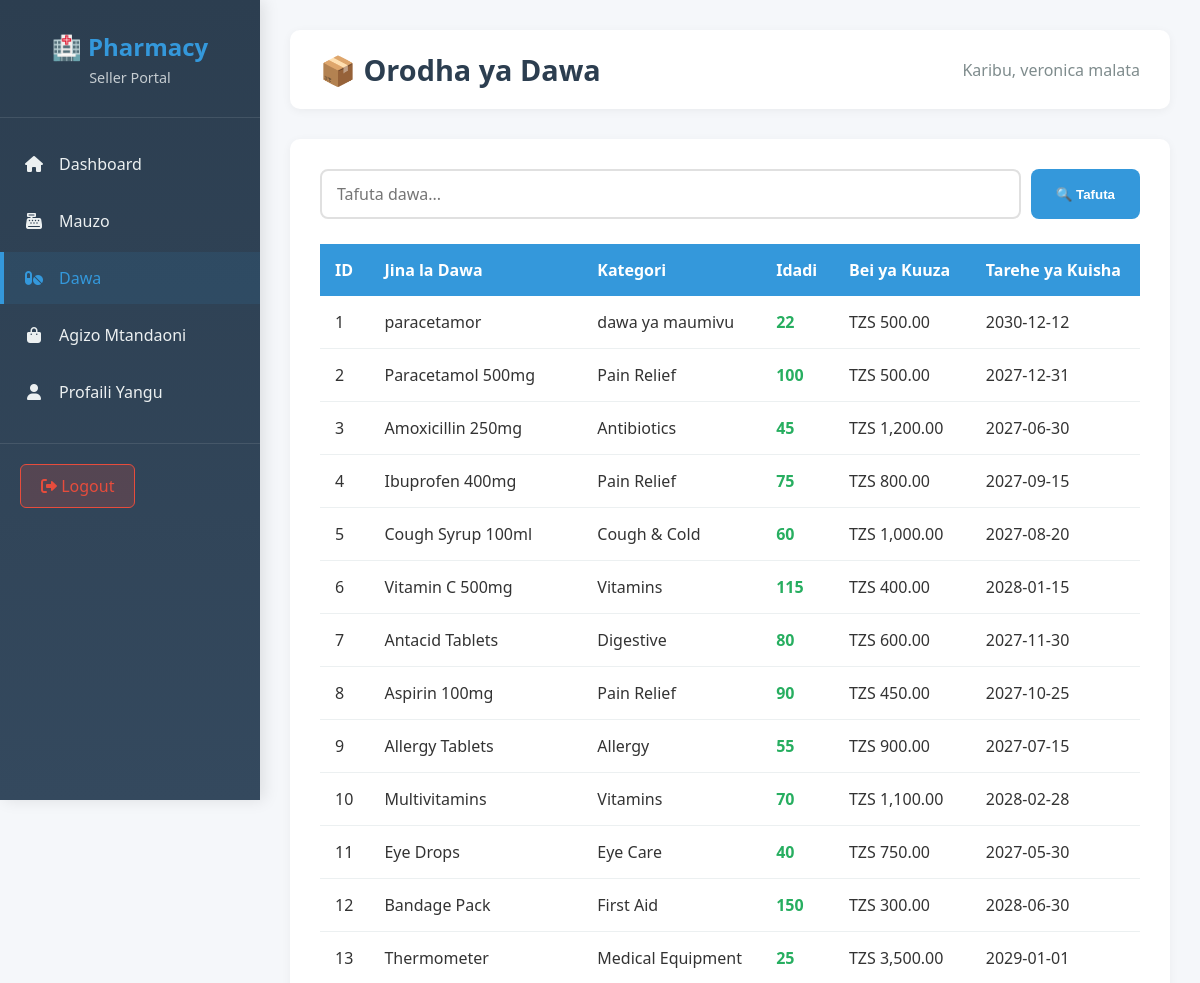
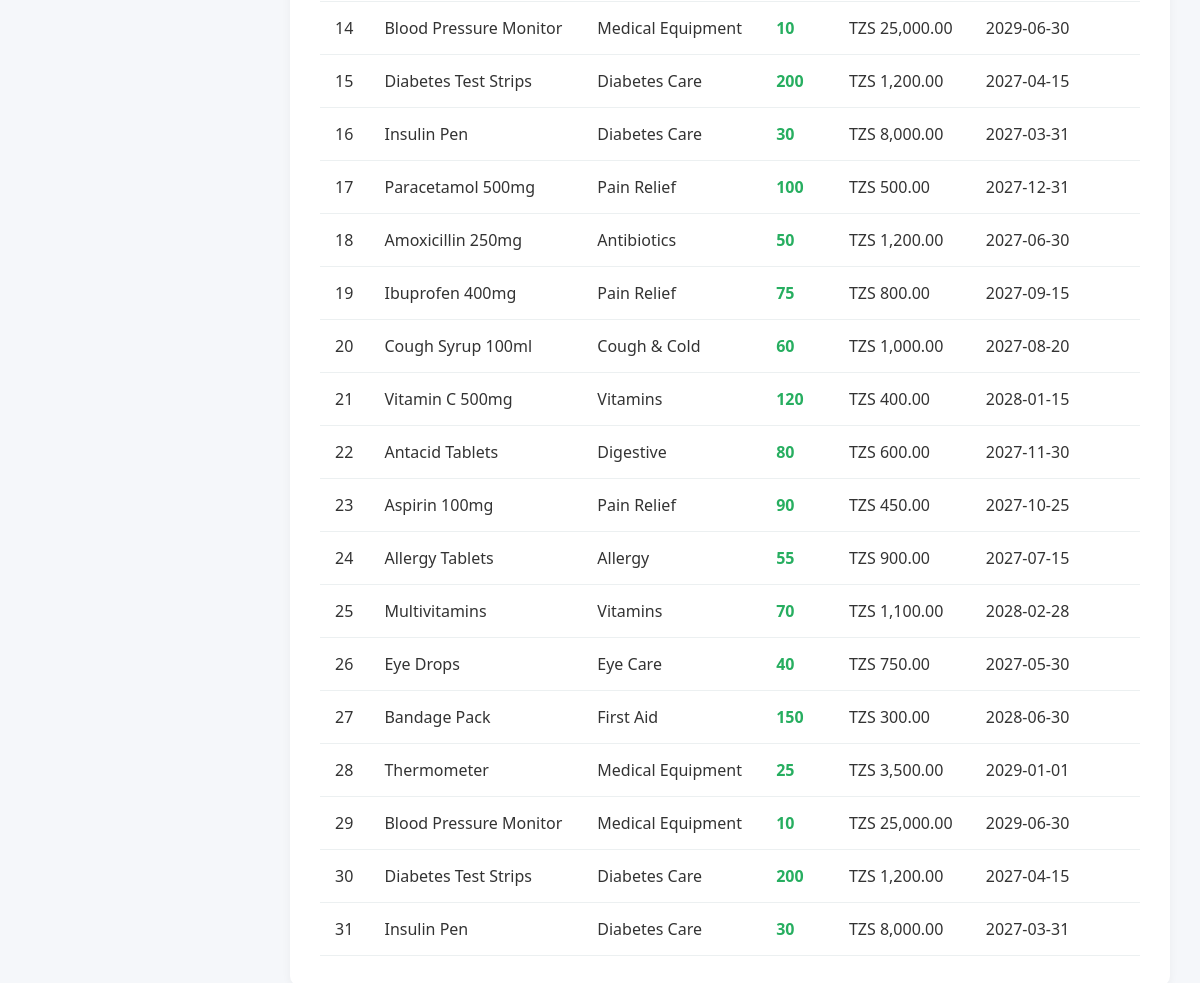
The app's page /seller_medicines.php (signed in) with its own data (2 pictures, top to bottom).
### tables this page shows
CREATE TABLE `medicines` (
  `medicine_id` int(11) NOT NULL AUTO_INCREMENT,
  `medicine_name` varchar(100) DEFAULT NULL,
  `category` varchar(50) DEFAULT NULL,
  `description` text DEFAULT NULL,
  `quantity` int(11) DEFAULT NULL,
  `reorder_point` int(11) DEFAULT 10,
  `supplier_id` int(11) DEFAULT NULL,
  `last_restocked` date DEFAULT NULL,
  `buying_price` decimal(10,2) DEFAULT NULL,
  `selling_price` decimal(10,2) DEFAULT NULL,
  `expiry_date` date DEFAULT NULL,
  PRIMARY KEY (`medicine_id`)
);

### seller_medicines.php (the view, shortened to what this page needs)
<?php
include("config.php");
if(isset($_GET['search'])){
    $search = $_GET['search'];
    $search_param = "%$search%";
    $sql = "SELECT * FROM medicines WHERE medicine_name LIKE ?";
    $stmt = mysqli_prepare($conn, $sql);
    mysqli_stmt_bind_param($stmt, "s", $search_param);
    mysqli_stmt_execute($stmt);
    $result = mysqli_stmt_get_result($stmt);
} else {
    $result = mysqli_query($conn, "SELECT * FROM medicines");
}
?>
<!DOCTYPE html>
<html>
<head>
    <link rel="stylesheet" href="style.css">
    <link rel="stylesheet" href="https://cdnjs.cloudflare.com/ajax/libs/font-awesome/6.0.0/css/all.min.css">
</head>
<body>
<div class="admin-panel">
    <div class="sidebar">
        <div class="sidebar-header">
            <h1>🏥 Pharmacy</h1>
            <p>Seller Portal</p>
        </div>
        <div class="sidebar-menu">
            <ul>
                <li><a href="seller_dashboard.php"><i class="fas fa-home"></i> <span>Dashboard</span></a></li>
                <li><a href="seller_sales.php"><i class="fas fa-cash-register"></i> <span>Mauzo</span></a></li>
                <li><a href="seller_medicines.php" class="active"><i class="fas fa-pills"></i> <span>Dawa</span></a></li>
                <li><a href="seller_orders.php"><i class="fas fa-shopping-bag"></i> <span>Agizo Mtandaoni</span></a></li>
                <li><a href="seller_profile.php"><i class="fas fa-user"></i> <span>Profaili Yangu</span></a></li>
            </ul>
        </div>
        <div class="sidebar-footer">
            <a href="logout.php" class="logout-btn"><i class="fas fa-sign-out-alt"></i> Logout</a>
        </div>
    </div>
    <div class="main-content">
        <div class="top-header">
            <h2>📦 Orodha ya Dawa</h2>
            <div class="user-info">
                <span>Karibu, <?php echo $_SESSION['fullname']; ?></span>
            </div>
        </div>
        <div class="container">
            <form method="GET" class="search-form">
                <input type="text" name="search" placeholder="Tafuta dawa...">
                <button type="submit">🔍 Tafuta</button>
            </form>
            <table>
                <thead>
                    <tr>
                        <th>ID</th>
                        <th>Jina la Dawa</th>
                        <th>Kategori</th>
                        <th>Idadi</th>
                        <th>Bei ya Kuuza</th>
                        <th>Tarehe ya Kuisha</th>
                    </tr>
                </thead>
                <tbody>
                    <?php
                    while($row = mysqli_fetch_assoc($result)){
                    ?>
                    <tr>
                        <td><?php echo $row['medicine_id']; ?></td>
                        <td><?php echo $row['medicine_name']; ?></td>
                        <td><?php echo $row['category']; ?></td>
                        <td>
                            <span style="color: <?php echo $row['quantity'] < 10 ? '#e74c3c' : '#27ae60'; ?>; font-weight: bold;">
                                <?php echo $row['quantity']; ?>
                            </span>
                        </td>
                        <td>TZS <?php echo number_format($row['selling_price'], 2); ?></td>
                        <td><?php echo $row['expiry_date']; ?></td>
                    </tr>
                    <?php
                    }
                    ?>
                </tbody>
            </table>
        </div>
    </div>
</div>
</body>
</html>

### style.css (style rules this page uses)
* { margin: 0; padding: 0; box-sizing: border-box; }
body { font-family: 'Segoe UI', Tahoma, Geneva, Verdana, sans-serif; background: #f5f7fa; min-height: 100vh; color: #333; }
.admin-panel { display: flex; min-height: 100vh; }
.sidebar { width: 260px; background: linear-gradient(180deg, #2c3e50 0%, #34495e 100%); color: white; position: fixed; height: 100vh; overflow-y: auto; overflow-x: hidden; box-shadow: 4px 0 15px rgba(0,0,0,0.1); z-index: 1000; scrollbar-width: thin; scrollbar-color: #3498db #2c3e50; }
.sidebar-header { padding: 30px 20px; text-align: center; border-bottom: 1px solid rgba(255,255,255,0.1); }
.sidebar-header h1 { font-size: 1.5em; margin-bottom: 5px; color: #3498db; }
.sidebar-header p { font-size: 0.9em; color: #ecf0f1; opacity: 0.8; }
.sidebar-menu { padding: 20px 0; }
.sidebar-menu ul { list-style: none; }
.sidebar-menu li { margin-bottom: 5px; }
.sidebar-menu a { display: flex; align-items: center; padding: 15px 20px; color: #ecf0f1; text-decoration: none; transition: all 0.3s ease; border-left: 4px solid transparent; }
.sidebar-menu a:hover, .sidebar-menu a.active { background: rgba(52, 152, 219, 0.1); border-left-color: #3498db; color: #3498db; }
.sidebar-menu a i { margin-right: 15px; width: 20px; text-align: center; }
.sidebar-footer { padding: 20px; border-top: 1px solid rgba(255,255,255,0.1); }
.main-content { flex: 1; margin-left: 260px; padding: 30px; }
.top-header { background: white; padding: 20px 30px; border-radius: 10px; box-shadow: 0 2px 10px rgba(0,0,0,0.05); margin-bottom: 30px; display: flex; justify-content: space-between; align-items: center; }
.top-header h2 { color: #2c3e50; font-size: 1.8em; }
.user-info { display: flex; align-items: center; gap: 15px; }
.user-info span { color: #7f8c8d; }
.container { background: white; border-radius: 10px; box-shadow: 0 2px 10px rgba(0,0,0,0.05); padding: 30px; margin-bottom: 20px; }
table { width: 100%; border-collapse: collapse; margin-top: 20px; }
thead { background: #3498db; color: white; }
th { padding: 15px; text-align: left; font-weight: 600; }
td { padding: 15px; border-bottom: 1px solid #ecf0f1; }
.search-form { display: flex; gap: 10px; margin-bottom: 25px; }
.search-form input { flex: 1; padding: 12px 15px; border: 2px solid #e0e0e0; border-radius: 8px; font-size: 16px; font-family: inherit; }
.search-form button { padding: 12px 25px; background: #3498db; color: white; border: none; border-radius: 8px; cursor: pointer; font-weight: 600; }
.logout-btn { background: rgba(231, 76, 60, 0.2); color: #e74c3c; border: 1px solid #e74c3c; padding: 10px 20px; border-radius: 6px; text-decoration: none; font-weight: 500; transition: all 0.3s ease; display: inline-block; }

### records on screen
medicines: medicine_id "1", medicine_name "paracetamor", category "dawa ya maumivu", quantity "22", selling_price "500.00", expiry_date "2030-12-12"
medicines: medicine_id "2", medicine_name "Paracetamol 500mg", category "Pain Relief", quantity "100", selling_price "500.00", expiry_date "2027-12-31"
medicines: medicine_id "3", medicine_name "Amoxicillin 250mg", category "Antibiotics", quantity "45", selling_price "1,200.00", expiry_date "2027-06-30"
medicines: medicine_id "4", medicine_name "Ibuprofen 400mg", category "Pain Relief", quantity "75", selling_price "800.00", expiry_date "2027-09-15"
medicines: medicine_id "5", medicine_name "Cough Syrup 100ml", category "Cough & Cold", quantity "60", selling_price "1,000.00", expiry_date "2027-08-20"
medicines: medicine_id "6", medicine_name "Vitamin C 500mg", category "Vitamins", quantity "115", selling_price "400.00", expiry_date "2028-01-15"
medicines: medicine_id "7", medicine_name "Antacid Tablets", category "Digestive", quantity "80", selling_price "600.00", expiry_date "2027-11-30"
medicines: medicine_id "8", medicine_name "Aspirin 100mg", category "Pain Relief", quantity "90", selling_price "450.00", expiry_date "2027-10-25"
medicines: medicine_id "9", medicine_name "Allergy Tablets", category "Allergy", quantity "55", selling_price "900.00", expiry_date "2027-07-15"
medicines: medicine_id "10", medicine_name "Multivitamins", category "Vitamins", quantity "70", selling_price "1,100.00", expiry_date "2028-02-28"
medicines: medicine_id "11", medicine_name "Eye Drops", category "Eye Care", quantity "40", selling_price "750.00", expiry_date "2027-05-30"
medicines: medicine_id "12", medicine_name "Bandage Pack", category "First Aid", quantity "150", selling_price "300.00", expiry_date "2028-06-30"
medicines: medicine_id "13", medicine_name "Thermometer", category "Medical Equipment", quantity "25", selling_price "3,500.00", expiry_date "2029-01-01"
medicines: medicine_id "14", medicine_name "Blood Pressure Monitor", category "Medical Equipment", quantity "10", selling_price "25,000.00", expiry_date "2029-06-30"
medicines: medicine_id "15", medicine_name "Diabetes Test Strips", category "Diabetes Care", quantity "200", selling_price "1,200.00", expiry_date "2027-04-15"
medicines: medicine_id "16", medicine_name "Insulin Pen", category "Diabetes Care", quantity "30", selling_price "8,000.00", expiry_date "2027-03-31"
medicines: medicine_id "17", medicine_name "Paracetamol 500mg", category "Pain Relief", quantity "100", selling_price "500.00", expiry_date "2027-12-31"
medicines: medicine_id "18", medicine_name "Amoxicillin 250mg", category "Antibiotics", quantity "50", selling_price "1,200.00", expiry_date "2027-06-30"
medicines: medicine_id "19", medicine_name "Ibuprofen 400mg", category "Pain Relief", quantity "75", selling_price "800.00", expiry_date "2027-09-15"
medicines: medicine_id "20", medicine_name "Cough Syrup 100ml", category "Cough & Cold", quantity "60", selling_price "1,000.00", expiry_date "2027-08-20"
medicines: medicine_id "21", medicine_name "Vitamin C 500mg", category "Vitamins", quantity "120", selling_price "400.00", expiry_date "2028-01-15"
medicines: medicine_id "22", medicine_name "Antacid Tablets", category "Digestive", quantity "80", selling_price "600.00", expiry_date "2027-11-30"
medicines: medicine_id "23", medicine_name "Aspirin 100mg", category "Pain Relief", quantity "90", selling_price "450.00", expiry_date "2027-10-25"
medicines: medicine_id "24", medicine_name "Allergy Tablets", category "Allergy", quantity "55", selling_price "900.00", expiry_date "2027-07-15"
medicines: medicine_id "25", medicine_name "Multivitamins", category "Vitamins", quantity "70", selling_price "1,100.00", expiry_date "2028-02-28"
medicines: medicine_id "26", medicine_name "Eye Drops", category "Eye Care", quantity "40", selling_price "750.00", expiry_date "2027-05-30"
medicines: medicine_id "27", medicine_name "Bandage Pack", category "First Aid", quantity "150", selling_price "300.00", expiry_date "2028-06-30"
medicines: medicine_id "28", medicine_name "Thermometer", category "Medical Equipment", quantity "25", selling_price "3,500.00", expiry_date "2029-01-01"
medicines: medicine_id "29", medicine_name "Blood Pressure Monitor", category "Medical Equipment", quantity "10", selling_price "25,000.00", expiry_date "2029-06-30"
medicines: medicine_id "30", medicine_name "Diabetes Test Strips", category "Diabetes Care", quantity "200", selling_price "1,200.00", expiry_date "2027-04-15"
medicines: medicine_id "31", medicine_name "Insulin Pen", category "Diabetes Care", quantity "30", selling_price "8,000.00", expiry_date "2027-03-31"

### other values on screen
$_SESSION['fullname'] "veronica malata"
